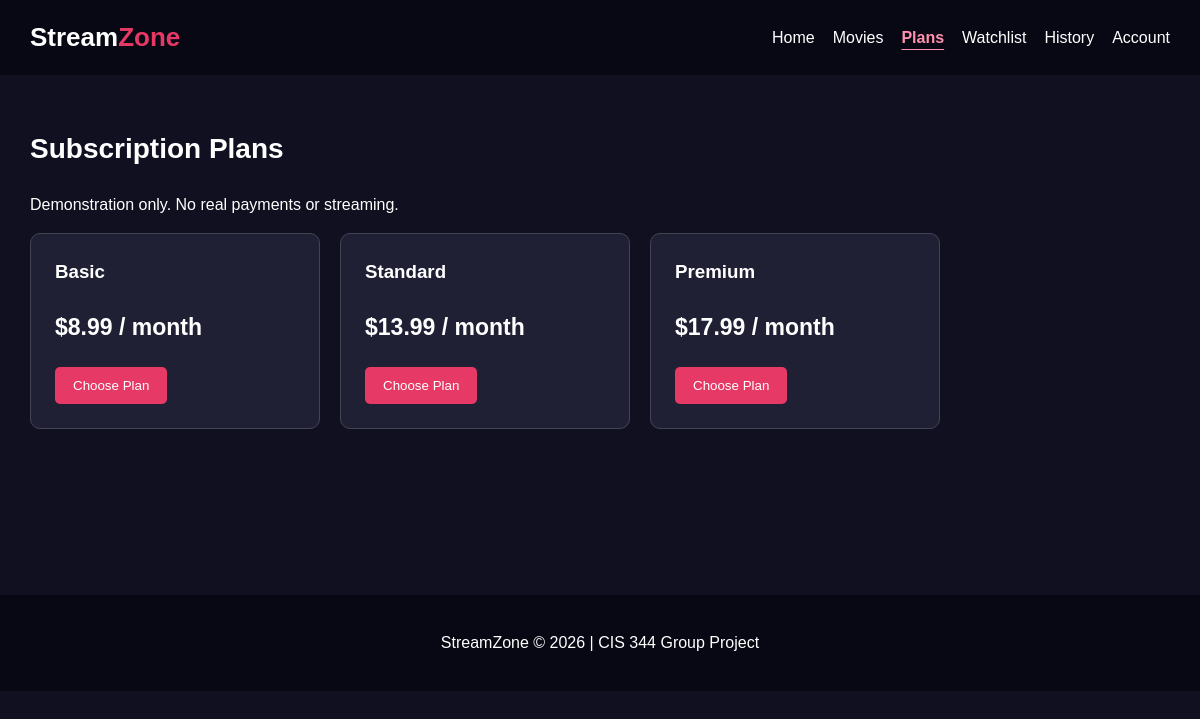
/plans.php, run on the app's committed database.
### tables this page shows
CREATE TABLE subscriptions (
 subscription_id INT AUTO_INCREMENT PRIMARY KEY,
 plan_name VARCHAR(50) NOT NULL UNIQUE,
 price DECIMAL(6,2) NOT NULL,
 duration_months INT NOT NULL
);

### plans.php (the view, shortened to what this page needs)
<?php
$pageTitle='Plans'; require __DIR__.'/includes/header.php'; $message='';
$plans=$pdo->query('SELECT * FROM subscriptions ORDER BY price')->fetchAll();
?>
<section><h2>Subscription Plans</h2><p>Demonstration only. No real payments or streaming.</p><?php if($message): ?><p class="message"><?= e($message) ?></p><?php endif; ?><div class="plan-list">
<?php foreach($plans as $plan): ?><div class="plan"><h3><?= e($plan['plan_name']) ?></h3><p class="price">$<?= number_format((float)$plan['price'],2) ?> / month</p><form method="post"><button>Choose Plan</button></form></div><?php endforeach; ?></div></section>
<?php require __DIR__.'/includes/footer.php'; ?>

### style.css (style rules this page uses)
body { margin: 0; background-color: #101020; color: white; font-family: Arial, sans-serif; line-height: 1.5; }
section { padding: 30px; }
h2 { font-size: 28px; }
.main-link, button { background-color: #e63965; color: white; padding: 11px 18px; border: none; border-radius: 5px; text-decoration: none; cursor: pointer; display: inline-block; }
.plan-list { display: flex; flex-wrap: wrap; gap: 20px; }
.plan { background-color: #202035; border: 1px solid #444455; border-radius: 10px; padding: 24px; width: 240px; }
.plan h3 { margin-top: 0; }
.price { font-size: 23px; font-weight: bold; }

### data on the page
subscriptions: plan_name "Basic", price "8.99"
subscriptions: plan_name "Standard", price "13.99"
subscriptions: plan_name "Premium", price "17.99"

### other printed values
$name "Home"
$name "Movies"
$name "Plans"
$name "Watchlist"
$name "History"
$name "Account"
